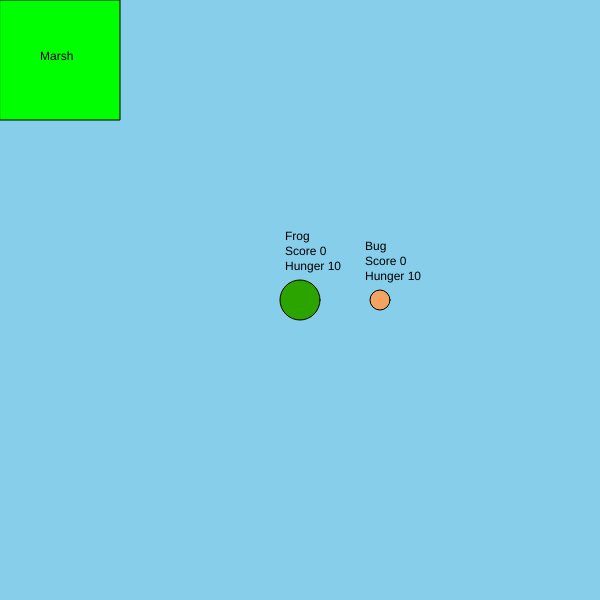
Frame 1 (no input)
Frame 60 (no input): identical to frame 1, image omitted
Frame 120 (the mouse pressed at the canvas centre since frame 60): identical to frame 1, image omitted

The p5.js sketch that drew this single still picture (run headless with seeded random() and noise() and a simulated clock; from frame 60 on, the mouse is pressed at the canvas centre):

// p5.js sketch
// ── sketch.js
var canvasWidth = 600
var x = canvasWidth / 2
var y = canvasWidth / 2
var x1 = x + 80
var y1 = y
var score = 0
var hunger = 10
var move = 0
var score1 = 0
var hunger1 = 10
var move1 = 0
var xpos = []
var ypos = []

function setup() {
  createCanvas(canvasWidth, canvasWidth);
}

function grid() {
  for (var y1 = 80; y1 < canvasWidth; y1 += 20){  
    for (var x1 = 80; x1 < canvasWidth; x1 += 20) {
      xpos.push(x1)
      ypos.push(y1)
    }
  }
}


function draw() {
  clear()
  background(135, 206, 235);
  fill(0, 255, 0)
  square(0, 0, 120)
  fill(0)
  text("Marsh", 40, 60) 
  fill(44,164,0)
  circle(x, y, 40)
  fill(0)
  text("Frog\nScore " + score + "\nHunger " + hunger, x - 15, y - 60);
  fill(244,164,96)
  circle(x1, y1, 20)
  fill(0)
  text("Bug\nScore " + score1 + "\nHunger " + hunger1, x1 - 15, y1 - 50);
  if (hunger == 0) {
    alert("You died from starvation.")
    score = 0
    hunger = 10
    move = 0
    home()
  }
  var dist = sqrt(x1 - x * x1 - x + y1 - y * y1 - y)
  if (dist < 41) {
    home()
  }
}

function home() {
  score1 = 0
  hunger1 = 10
  move1 = 0
  x = 400
  y = 400
  x1 = 480
  y1 = 400
}

function keyPressed() {
  if (keyCode == UP_ARROW && y > 40) {
    y -= 40
  } else if (keyCode == DOWN_ARROW && y < 560) {
    y += 40
  }
  if (keyCode == RIGHT_ARROW && x < 560) {
    x += 40
  } else if (keyCode == LEFT_ARROW && x > 40) {
    x -= 40
  }
  move += 1
  if (move % 6 == 0) {
    hunger -= 1
  }
  var dists = []
  for (var i = 0; i < xpos.length; i += 1) {
    var x2 = x - xpos[i]
    var y2 = y - ypos[i]
    dists.push(sqrt(x2 * x2 + y2 * y2))
  }
  i = dists.indexOf(max(dists))
  var dist = sqrt(x1 - x * x1 - x + y1 - y * y1 - y)
  if (dist < 160) {
    if (xpos[i] < x1 && x1 > 40) {
      x1 -= 20
    } else if (xpos[i] > x1 && x1 < 560) {
      x1 += 20
    }
    if (ypos[i] < y1 && y1 > 40) {
      y1 -= 20
    } else if (ypos[i] > y1 && y1 < 560) {
      y1 += 20
    }
  } else {
    if (0 < x1 && x1 > 40) {
      x1 -= 20
    } else if (0 > x1 && x1 < 560) {
      x1 += 20
    }
    if (0 < y1 && y1 > 40) {
      y1 -= 20
    } else if (0 > y1 && y1 < 560) {
      y1 += 20
    }
  }
  dist = sqrt(0 - x * 0 - x + 0 - y * 0 - y)
  if (dist > 60) {
    hunger1 += 1
  }
  move1 += 1
  if (move1 % 4 == 0) {
    hunger1 -= 1
  }
  if (hunger1 == 0) {
    hunger1 = 10
    home()
  }
}
// ── style.css
html, body {
  margin: 0;
  padding: 0;
}
canvas {
  display: block;
}
h1, pre, ul, h4{
  font-family: Verdana;
}
h1, h4 {
  color: #55983E;
}
pre, ul {
  color: #17100D;
}
